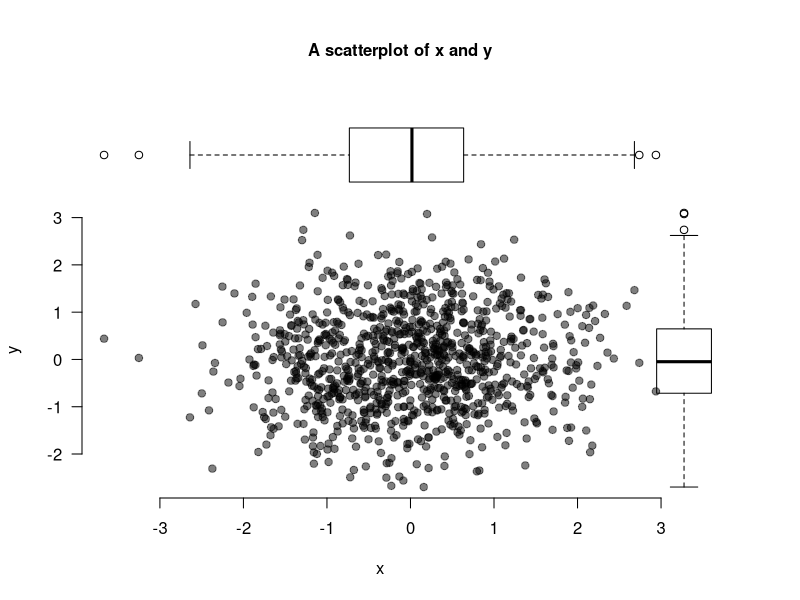

Write the R code that produced this figure.
## ---- chunk 1
# The first line sets an option for the final document that can be produced from
# the .Rmd file. Don't worry about it.
knitr::opts_chunk$set(echo = TRUE)

# The next bit (lines 50-69) is quite powerful and useful. 
# First you define which packages you need for your analysis and assign it to 
# the p_needed object. 
p_needed <-
  c("viridis", "knitr")

# Now you check which packages are already installed on your computer.
# The function installed.packages() returns a vector with all the installed 
# packages.
packages <- rownames(installed.packages())
# Then you check which of the packages you need are not installed on your 
# computer yet. Essentially you compare the vector p_needed with the vector
# packages. The result of this comparison is assigned to p_to_install.
p_to_install <- p_needed[!(p_needed %in% packages)]
# If at least one element is in p_to_install you then install those missing
# packages.
if (length(p_to_install) > 0) {
  install.packages(p_to_install)
}
# Now that all packages are installed on the computer, you can load them for
# this project. Additionally the expression returns whether the packages were
# successfully loaded.
sapply(p_needed, require, character.only = TRUE)
## ---- chunk 2
x <- rnorm(1000)
y <- rnorm(1000)

par(fig = c(0, 0.9, 0, 0.8))
plot(
  x,
  y,
  bty = "n",
  pch = 19,
  las = 1,
  col = adjustcolor("black", alpha = 0.5)
)
par(fig = c(0, 0.9, 0.45, 1), new = TRUE)
boxplot(x,
        horizontal = TRUE,
        axes = FALSE,
        col = NA)
par(fig = c(0.6601, 1, 0, 0.8), new = TRUE)
boxplot(y, axes = FALSE, col = NA)
mtext(
  "A scatterplot of x and y",
  side = 3,
  outer = TRUE,
  line = -3,
  font = 2
)
## ---- chunk 3
df <- data.frame(y = y, x = x)
summary(df)
## ---- chunk 4
df <- data.frame(y = y, x = x)

summary(df)
## ---- chunk 5
df <- data.frame(y = y, x = x)

summary(df)
## ---- chunk 6
square_it <- function(x) {
  square <- x * x
  return(square)
}
## ---- chunk 7
square_it(15)

a <- c(1, 5, 9)

square_it(a)

M <- matrix(c(1:9),
            nrow = 3,
            ncol = 3,
            byrow = T)
M

square_it(M)
## ---- chunk 8
complicated_function <- function(scalar, vector, matrix) {
  # square the scalar
  squared_scalar <- square_it(scalar)
  
  # multiply matrix and vector
  mult <- matrix %*% vector
  
  # multiply scalar and result above, then square it again
  res <- square_it(squared_scalar * mult)
  
  # return the result
  return(res)
}
## ---- chunk 9
res1 <- complicated_function(5, a, M)
## ---- chunk 10
# a scalar
scalar <- 2
scalar

# a vector
vector <- c(1:3)
vector

# a matrix
M <- matrix(c(1:9),
            nrow = 3,
            ncol = 3,
            byrow = T)
M

# a diagonal matrix e.g. identity matrix
M_diag <- diag(1, nrow = 3, ncol = 3)

## ---- chunk 11

scalar
vector
M

# Scalar-Vector/Matrix multiplication

scalar * vector
scalar * M

# Vector-Vector/Matrix multiplication

vector * vector
vector %*% vector # What's the difference?

vector * M

# Elementwise multiplication of two matrices:
M * M
## ---- chunk 12
vector
M

vector %*% M
## ---- chunk 13
v_ex1 <- c(3, 2, 1) 
m_ex1 <- matrix(c(rep(1, 3), rep(2, 3), rep(3, 3)),
                nrow = 3, 
                ncol = 3,
                byrow = F)

v_ex1 %*% m_ex1
## ---- chunk 14
M1 <- matrix(c(1:6),
             nrow = 3,
             ncol = 2,
             byrow = T)

M2 <- matrix(c(7:12),
             nrow = 2,
             ncol = 3,
             byrow = T)
## ---- chunk 15
M2 %*% M1
## ---- chunk 16
M3 <- matrix(c(1, 2, 2, 3),
             nrow = 2,
             ncol = 2,
             byrow = T)

# The transpose
t(M3)
t(t(M3)) == M3

M4 <- matrix(c(rep(1, 3), 2, 3, 4, 4:6),
             nrow = 3,
             ncol = 3,
             byrow = T) 

t(M4)
## ---- chunk 17
M5 <- matrix(c(1, 2, 2, 3),
             nrow = 2,
             ncol = 2,
             byrow = TRUE)
M5

solve(M5)

# check whether AX = XA = I is true
M5 %*% solve(M5)
solve(M5) %*% M5
